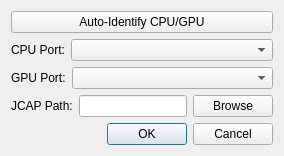
<?xml version="1.0" encoding="UTF-8"?>
<ui version="4.0">
 <class>preferences_dialog</class>
 <widget class="QDialog" name="preferences_dialog">
  <property name="geometry">
   <rect>
    <x>0</x>
    <y>0</y>
    <width>284</width>
    <height>221</height>
   </rect>
  </property>
  <property name="sizePolicy">
   <sizepolicy hsizetype="Fixed" vsizetype="Fixed">
    <horstretch>0</horstretch>
    <verstretch>0</verstretch>
   </sizepolicy>
  </property>
  <property name="windowTitle">
   <string>Dialog</string>
  </property>
  <property name="sizeGripEnabled">
   <bool>false</bool>
  </property>
  <property name="modal">
   <bool>true</bool>
  </property>
  <layout class="QVBoxLayout" name="verticalLayout">
   <property name="sizeConstraint">
    <enum>QLayout::SetFixedSize</enum>
   </property>
   <item>
    <widget class="QPushButton" name="ident_props_button">
     <property name="sizePolicy">
      <sizepolicy hsizetype="MinimumExpanding" vsizetype="Fixed">
       <horstretch>0</horstretch>
       <verstretch>0</verstretch>
      </sizepolicy>
     </property>
     <property name="text">
      <string>Auto-Identify CPU/GPU</string>
     </property>
    </widget>
   </item>
   <item>
    <layout class="QHBoxLayout" name="cpu_port_layout">
     <item>
      <widget class="QLabel" name="cpu_port_label">
       <property name="sizePolicy">
        <sizepolicy hsizetype="Maximum" vsizetype="Preferred">
         <horstretch>0</horstretch>
         <verstretch>0</verstretch>
        </sizepolicy>
       </property>
       <property name="text">
        <string>CPU Port:</string>
       </property>
      </widget>
     </item>
     <item>
      <widget class="QComboBox" name="cpu_port_combo"/>
     </item>
    </layout>
   </item>
   <item>
    <layout class="QHBoxLayout" name="gpu_port_layout">
     <item>
      <widget class="QLabel" name="gpu_port_label">
       <property name="sizePolicy">
        <sizepolicy hsizetype="Maximum" vsizetype="Preferred">
         <horstretch>0</horstretch>
         <verstretch>0</verstretch>
        </sizepolicy>
       </property>
       <property name="text">
        <string>GPU Port:</string>
       </property>
      </widget>
     </item>
     <item>
      <widget class="QComboBox" name="gpu_port_combo"/>
     </item>
    </layout>
   </item>
   <item>
    <layout class="QHBoxLayout" name="jcap_path_layout">
     <item>
      <widget class="QLabel" name="jcap_path_label">
       <property name="text">
        <string>JCAP Path:</string>
       </property>
      </widget>
     </item>
     <item>
      <widget class="QLineEdit" name="jcap_path_edit">
       <property name="sizePolicy">
        <sizepolicy hsizetype="MinimumExpanding" vsizetype="Fixed">
         <horstretch>0</horstretch>
         <verstretch>0</verstretch>
        </sizepolicy>
       </property>
      </widget>
     </item>
     <item>
      <widget class="QPushButton" name="jcap_path_browse">
       <property name="sizePolicy">
        <sizepolicy hsizetype="Minimum" vsizetype="Fixed">
         <horstretch>0</horstretch>
         <verstretch>0</verstretch>
        </sizepolicy>
       </property>
       <property name="text">
        <string>Browse</string>
       </property>
      </widget>
     </item>
    </layout>
   </item>
   <item>
    <widget class="QDialogButtonBox" name="dialog_buttons">
     <property name="orientation">
      <enum>Qt::Horizontal</enum>
     </property>
     <property name="standardButtons">
      <set>QDialogButtonBox::Cancel|QDialogButtonBox::Ok</set>
     </property>
    </widget>
   </item>
  </layout>
 </widget>
 <resources/>
 <connections>
  <connection>
   <sender>dialog_buttons</sender>
   <signal>accepted()</signal>
   <receiver>preferences_dialog</receiver>
   <slot>accept()</slot>
   <hints>
    <hint type="sourcelabel">
     <x>248</x>
     <y>254</y>
    </hint>
    <hint type="destinationlabel">
     <x>157</x>
     <y>274</y>
    </hint>
   </hints>
  </connection>
  <connection>
   <sender>dialog_buttons</sender>
   <signal>rejected()</signal>
   <receiver>preferences_dialog</receiver>
   <slot>reject()</slot>
   <hints>
    <hint type="sourcelabel">
     <x>316</x>
     <y>260</y>
    </hint>
    <hint type="destinationlabel">
     <x>286</x>
     <y>274</y>
    </hint>
   </hints>
  </connection>
 </connections>
</ui>
